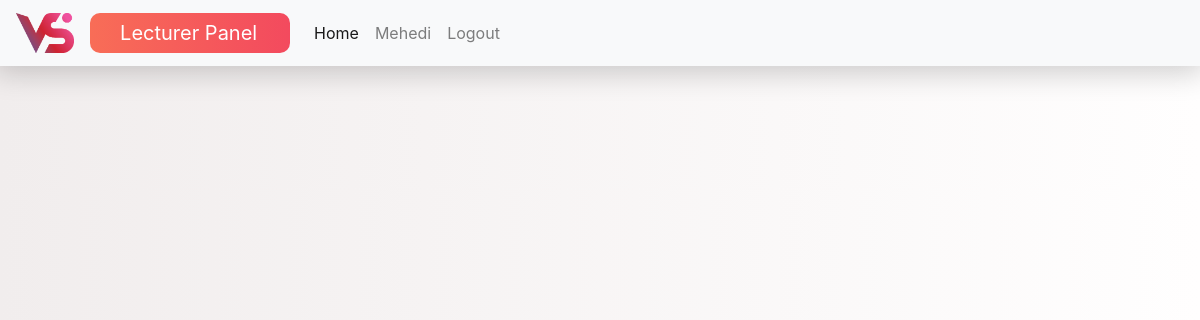
Before: /lecturerhome.php (signed in) with the older database file.
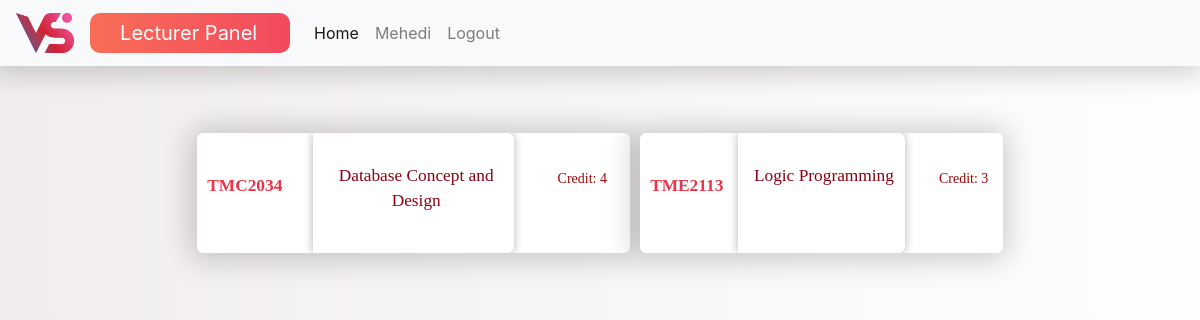
After: the same page with the newer database file.
### tables this page shows
CREATE TABLE `course` (
  `id` int(11) NOT NULL,
  `coursecode` varchar(20) NOT NULL,
  `coursename` varchar(50) NOT NULL,
  `coursecredit` int(5) NOT NULL,
  `programcoordinator` varchar(50) NOT NULL,
  `coursecoordinator` varchar(50) NOT NULL,
  `vettera` varchar(50) NOT NULL,
  `vetterb` varchar(50) NOT NULL,
  `lecturer1` varchar(50) NOT NULL,
  `lecturer2` varchar(50) NOT NULL,
  `lecturer3` varchar(50) NOT NULL,
  `lecturer4` varchar(50) NOT NULL
);

### lecturerhome.php (the view, shortened to what this page needs)
<!DOCTYPE html>
<html>
    <head>
        <link rel="stylesheet" href="https://stackpath.bootstrapcdn.com/bootstrap/4.1.3/css/bootstrap.min.css">
        <link rel="stylesheet" type="text/css" href="styles.css">
    </head>
    <nav class="navbar navbar-expand-lg navbar-light bg-light">
        <a class="navbar-brand" href="#">  <img src ="resource/logo.png"> </a>
        <a class="navbar-brand panelname"> Lecturer Panel </a>
        <div class="collapse navbar-collapse" id="navbarNavAltMarkup">
          <div class="navbar-nav">
              <a class="nav-item nav-link active" href="#"> Home <span class="sr-only">(current)</span></a>
              <a class="nav-item nav-link " href="luserprofile.php"><?php echo $_SESSION['username']; ?></a>
              <a class="nav-item nav-link " href="lecturerhome.php?logout='1'">Logout</a>
          </div>
        </div>
    </nav>
  <body>
     <div class="row justify-content-center">
      <div class = "main">
          <?php
          $connect = new mysqli('localhost', 'root', 'sony50200' ,'saifur');
          $username = $_SESSION['username'];
          $sql = "SELECT * FROM course WHERE vettera='$username' OR vetterb='$username'";
          $results = mysqli_query($connect,$sql);
          while($row = mysqli_fetch_assoc($results))  :?>
          <?php echo"<a href =lecturercourse.php?id=".$row['coursecode']." ".">" ?>
            <div class="coursewidget scene_element scene_element--fadeinright">
              <div class="row justify-content-center">
                <div class="col-3">
                  <div class="coursecode">
                    <p><?php echo $row['coursecode'];?> </p>
                  </div>
                </div>
                <div class="col-6">
                  <div class="coursename">
                    <div class="title"> <p><?php echo $row['coursename'];?> </p></div>
                  </div>
                </div>
                <div class="col-3">
                  <div class="coursecredit">
                    <div class="title"> <p>Credit:  <?php echo $row['coursecredit'];?> </p></div>
                  </div>
                </div>
              </div>
            </div>
          </a>
          <?php endwhile;?>
      </div>
    </div>
  </body>
</html>

### styles.css (style rules this page uses)
body { background: linear-gradient(to left, #fffefe,#f1eded); }
body p { font-family: Georgia, serif; }
.scene_element { animation-duration: 1.5s; transition-timing-function: ease-in; animation-fill-mode: both; }
.scene_element--fadeinright { animation-duration: 1.5s; animation-name: fadeInRight; }
.navbar { box-shadow: -1px 1px 30px 5px rgba(0, 0, 0, 0.2); }
.panelname { min-width: 200px; display: block; border-radius: 10px; padding-left: 30px; padding-right: 30px; color: white !important; background: linear-gradient(to left, rgb(243, 74, 94), rgb(248, 109, 87)) !important; }
.navbar-brand img { display: block; max-width:80px; max-height:40px; width: auto; height: auto; position: relative; }
.main { display: flex; flex-flow: row wrap; padding: 5%; margin: auto; }
.coursewidget { flex-basis: 320px; height: 120px; margin: 5px; box-shadow: -1px 1px 30px 5px rgba(0, 0, 0, 0.2); border-radius: 6px; background: white; position: relative; overflow: hidden; }
.coursecode { font-weight: 700; font-size: 13pt; height: 120px; color: #EB3349; padding: 40px 5px 0px 10px; justify-content: center; align-items: center; text-align: center; }
.coursename { font-weight: 400; padding: 30px 5px 0px 10px; font-size: 13pt; height: 120px; color: rgb(138, 2, 18); box-shadow: 0px 0px 10px 0px rgba(0, 0, 0, 0.3); border-radius: 0px 7px 7px 0px; justify-content: center; align-items: center; text-align: center; }
.coursecredit { padding: 35px 10px 0px 0px; font-weight: 400; font-size: 14px; color: rgb(160, 4, 4); text-align: center;border-radius: 7px 7px 0px 0px; justify-content: center; align-items: center; text-align: center; }
a { text-decoration: none !important; }

Changed rows visible on the page:
now on this page (row edited): course: coursecode "TMC2034", coursename "Database Concept and Design", coursecredit "4"
now on this page (row edited): course: coursecode "TME2113", coursename "Logic Programming", coursecredit "3"
